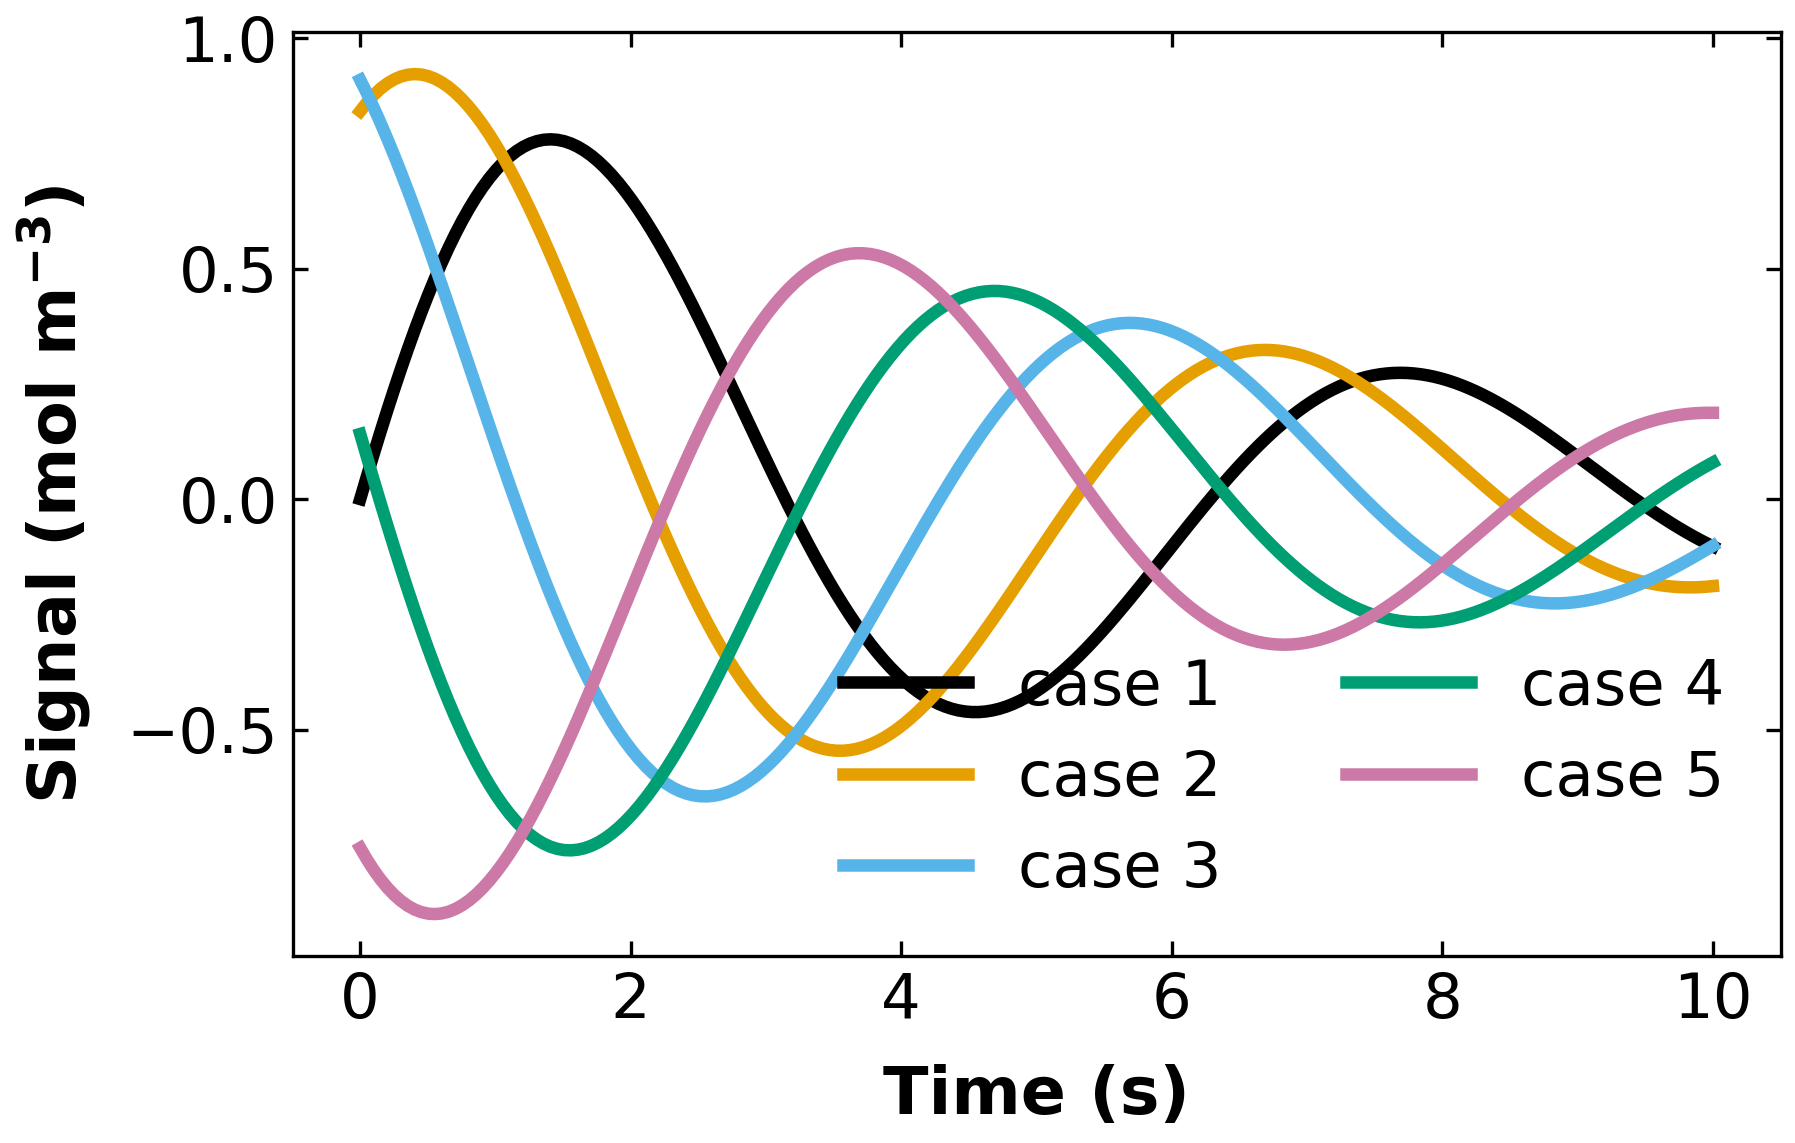

The Python source for this figure:
"""Minimal example: python example.py

Writes example.png, example.pdf, example.provenance.json, and
example_grayscale.png next to this file.
"""

import os
import sys

import numpy as np

sys.path.insert(0, os.path.dirname(os.path.abspath(__file__)))
import figure_style as fs  # noqa: E402

HERE = os.path.dirname(os.path.abspath(__file__))


def main():
    x = np.linspace(0, 10, 200)

    fig, ax = fs.figure(fs.WIDE)
    for i in range(5):
        ax.plot(x, np.exp(-x / 6) * np.sin(x + i), color=fs.color(i),
                label=f"case {i + 1}")
    ax.set_xlabel("Time (s)")
    ax.set_ylabel(r"Signal (mol m$^{-3}$)")
    ax.legend(ncol=2)

    out = os.path.join(HERE, "example")
    written = fs.save_fig(
        fig, out,
        sources=["results/demo.csv"],          # what this figure was built from
        notes="figure_style demo; synthetic data",
        close=False,
    )
    for path in written:
        print("wrote", os.path.relpath(path, HERE))

    # The greyscale check from the accessibility checklist, in one line.
    print("wrote", os.path.relpath(fs.grayscale_preview(fig, out), HERE))


if __name__ == "__main__":
    main()
